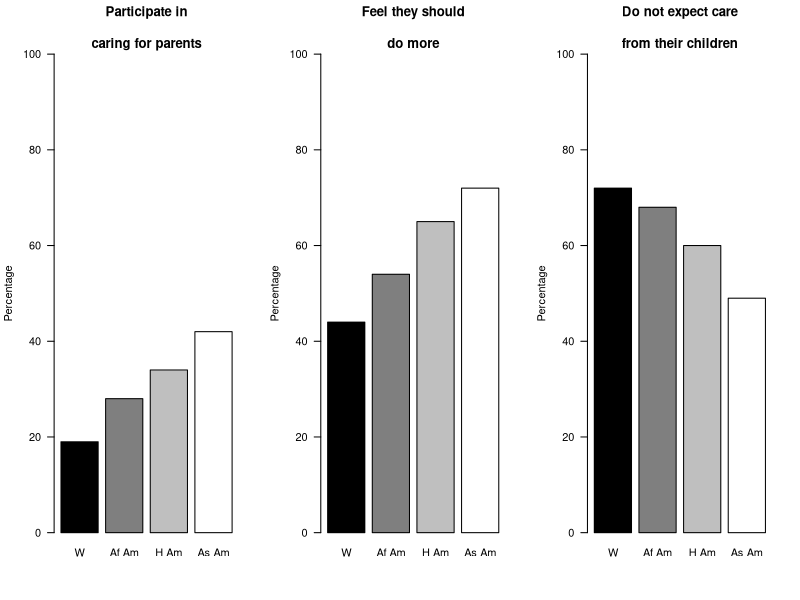

Reproduce this figure in R.

# data
datA <- c(19,28,34,42)
datB <- c(44,54,65,72)
datC <- c(72,68,60,49)

# plot
par(mfrow=c(1,3),las=1)
barplot(datA, col=c("black","gray50","gray75","white"),
        names=c("W","Af Am", "H Am", "As Am"), ylim=c(0,100),
        main="Participate in\n\ncaring for parents",
        ylab="Percentage")
barplot(datB, col=c("black","gray50","gray75","white"),
        names=c("W","Af Am", "H Am", "As Am"), ylim=c(0,100),
        main="Feel they should\n\ndo more",
        ylab="Percentage")
barplot(datC, col=c("black","gray50","gray75","white"),
        names=c("W","Af Am", "H Am", "As Am"), ylim=c(0,100),
        main="Do not expect care\n\nfrom their children",
        ylab="Percentage")
